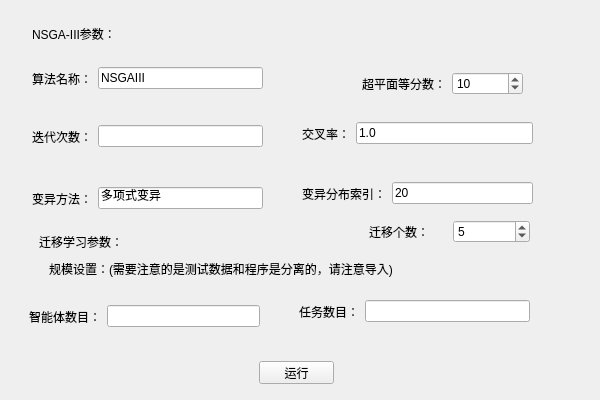
<?xml version="1.0" encoding="UTF-8"?>
<ui version="4.0">
 <class>Widget</class>
 <widget class="QWidget" name="Widget">
  <property name="geometry">
   <rect>
    <x>0</x>
    <y>0</y>
    <width>600</width>
    <height>400</height>
   </rect>
  </property>
  <property name="sizePolicy">
   <sizepolicy hsizetype="Fixed" vsizetype="Fixed">
    <horstretch>0</horstretch>
    <verstretch>0</verstretch>
   </sizepolicy>
  </property>
  <property name="minimumSize">
   <size>
    <width>600</width>
    <height>400</height>
   </size>
  </property>
  <property name="maximumSize">
   <size>
    <width>600</width>
    <height>400</height>
   </size>
  </property>
  <property name="windowTitle">
   <string>method3主程序</string>
  </property>
  <widget class="QWidget" name="widget_4" native="true">
   <property name="geometry">
    <rect>
     <x>302</x>
     <y>113</y>
     <width>231</width>
     <height>41</height>
    </rect>
   </property>
   <layout class="QHBoxLayout" name="horizontalLayout_14">
    <item>
     <widget class="QLabel" name="label_15">
      <property name="text">
       <string>交叉率：</string>
      </property>
     </widget>
    </item>
    <item>
     <widget class="QLineEdit" name="pc">
      <property name="text">
       <string>1.0</string>
      </property>
      <property name="readOnly">
       <bool>false</bool>
      </property>
      <property name="placeholderText">
       <string>1.0</string>
      </property>
     </widget>
    </item>
   </layout>
  </widget>
  <widget class="QWidget" name="widget_7" native="true">
   <property name="geometry">
    <rect>
     <x>29</x>
     <y>291</y>
     <width>231</width>
     <height>51</height>
    </rect>
   </property>
   <layout class="QHBoxLayout" name="horizontalLayout_16">
    <item>
     <widget class="QLabel" name="label_18">
      <property name="text">
       <string>智能体数目：</string>
      </property>
     </widget>
    </item>
    <item>
     <widget class="QLineEdit" name="agent_num">
      <property name="text">
       <string/>
      </property>
      <property name="readOnly">
       <bool>false</bool>
      </property>
     </widget>
    </item>
   </layout>
  </widget>
  <widget class="QLabel" name="label_17">
   <property name="geometry">
    <rect>
     <x>32</x>
     <y>23</y>
     <width>141</width>
     <height>21</height>
    </rect>
   </property>
   <property name="text">
    <string>NSGA-III参数：</string>
   </property>
  </widget>
  <widget class="QWidget" name="widget_5" native="true">
   <property name="geometry">
    <rect>
     <x>32</x>
     <y>173</y>
     <width>231</width>
     <height>51</height>
    </rect>
   </property>
   <layout class="QHBoxLayout" name="horizontalLayout_13">
    <item>
     <widget class="QLabel" name="label_14">
      <property name="text">
       <string>变异方法：</string>
      </property>
     </widget>
    </item>
    <item>
     <widget class="QLineEdit" name="eta_c">
      <property name="text">
       <string>多项式变异</string>
      </property>
      <property name="readOnly">
       <bool>true</bool>
      </property>
      <property name="placeholderText">
       <string>多项式变异</string>
      </property>
     </widget>
    </item>
   </layout>
  </widget>
  <widget class="QWidget" name="widget_2" native="true">
   <property name="geometry">
    <rect>
     <x>362</x>
     <y>63</y>
     <width>161</width>
     <height>41</height>
    </rect>
   </property>
   <layout class="QHBoxLayout" name="horizontalLayout_15">
    <item>
     <widget class="QLabel" name="label_16">
      <property name="text">
       <string>超平面等分数：</string>
      </property>
     </widget>
    </item>
    <item>
     <widget class="QSpinBox" name="p1_">
      <property name="minimum">
       <number>3</number>
      </property>
      <property name="maximum">
       <number>15</number>
      </property>
      <property name="value">
       <number>10</number>
      </property>
     </widget>
    </item>
   </layout>
  </widget>
  <widget class="QLabel" name="label_12">
   <property name="geometry">
    <rect>
     <x>49</x>
     <y>261</y>
     <width>381</width>
     <height>16</height>
    </rect>
   </property>
   <property name="text">
    <string>规模设置：(需要注意的是测试数据和程序是分离的，请注意导入)</string>
   </property>
  </widget>
  <widget class="QWidget" name="widget_8" native="true">
   <property name="geometry">
    <rect>
     <x>299</x>
     <y>291</y>
     <width>231</width>
     <height>41</height>
    </rect>
   </property>
   <layout class="QHBoxLayout" name="horizontalLayout_12">
    <item>
     <widget class="QLabel" name="label_13">
      <property name="text">
       <string>任务数目：</string>
      </property>
     </widget>
    </item>
    <item>
     <widget class="QLineEdit" name="task_num">
      <property name="text">
       <string/>
      </property>
      <property name="readOnly">
       <bool>false</bool>
      </property>
     </widget>
    </item>
   </layout>
  </widget>
  <widget class="QWidget" name="widget_9" native="true">
   <property name="geometry">
    <rect>
     <x>369</x>
     <y>211</y>
     <width>161</width>
     <height>41</height>
    </rect>
   </property>
   <layout class="QHBoxLayout" name="horizontalLayout_17">
    <item>
     <widget class="QLabel" name="label_20">
      <property name="text">
       <string>迁移个数：</string>
      </property>
     </widget>
    </item>
    <item>
     <widget class="QSpinBox" name="migratenum">
      <property name="minimum">
       <number>0</number>
      </property>
      <property name="maximum">
       <number>20</number>
      </property>
      <property name="value">
       <number>5</number>
      </property>
     </widget>
    </item>
   </layout>
  </widget>
  <widget class="QPushButton" name="pushButton">
   <property name="geometry">
    <rect>
     <x>259</x>
     <y>361</y>
     <width>75</width>
     <height>23</height>
    </rect>
   </property>
   <property name="text">
    <string>运行</string>
   </property>
  </widget>
  <widget class="QLabel" name="label_19">
   <property name="geometry">
    <rect>
     <x>39</x>
     <y>231</y>
     <width>141</width>
     <height>21</height>
    </rect>
   </property>
   <property name="text">
    <string>迁移学习参数：</string>
   </property>
  </widget>
  <widget class="QWidget" name="widget_3" native="true">
   <property name="geometry">
    <rect>
     <x>32</x>
     <y>111</y>
     <width>231</width>
     <height>51</height>
    </rect>
   </property>
   <layout class="QHBoxLayout" name="horizontalLayout_9">
    <item>
     <widget class="QLabel" name="label_8">
      <property name="text">
       <string>迭代次数：</string>
      </property>
     </widget>
    </item>
    <item>
     <widget class="QLineEdit" name="iter_num">
      <property name="text">
       <string/>
      </property>
      <property name="readOnly">
       <bool>false</bool>
      </property>
     </widget>
    </item>
   </layout>
  </widget>
  <widget class="QWidget" name="widget_6" native="true">
   <property name="geometry">
    <rect>
     <x>302</x>
     <y>173</y>
     <width>231</width>
     <height>41</height>
    </rect>
   </property>
   <layout class="QHBoxLayout" name="horizontalLayout_10">
    <item>
     <widget class="QLabel" name="label_11">
      <property name="text">
       <string>变异分布索引：</string>
      </property>
     </widget>
    </item>
    <item>
     <widget class="QLineEdit" name="eta_m">
      <property name="text">
       <string>20</string>
      </property>
      <property name="readOnly">
       <bool>false</bool>
      </property>
      <property name="placeholderText">
       <string>20</string>
      </property>
     </widget>
    </item>
   </layout>
  </widget>
  <widget class="QWidget" name="widget" native="true">
   <property name="geometry">
    <rect>
     <x>32</x>
     <y>53</y>
     <width>231</width>
     <height>51</height>
    </rect>
   </property>
   <layout class="QHBoxLayout" name="horizontalLayout_11">
    <item>
     <widget class="QLabel" name="label_2">
      <property name="text">
       <string>算法名称：</string>
      </property>
     </widget>
    </item>
    <item>
     <widget class="QLineEdit" name="name">
      <property name="text">
       <string>NSGAIII</string>
      </property>
      <property name="readOnly">
       <bool>true</bool>
      </property>
      <property name="placeholderText">
       <string>NSGA-III</string>
      </property>
     </widget>
    </item>
   </layout>
  </widget>
 </widget>
 <resources/>
 <connections/>
</ui>
